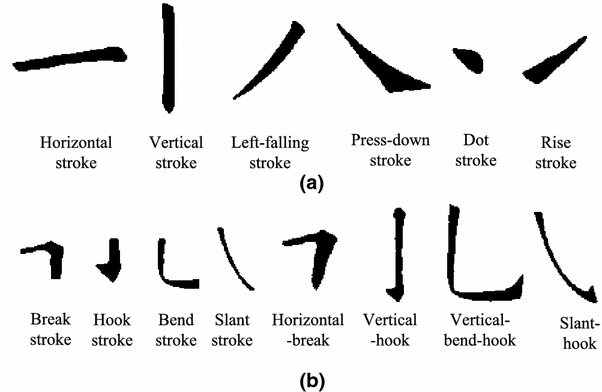
#> input picture test_images/brush_detect/brushstrokes.png, 602 x 392 px; its folder holds only this picture in this run
$ python StrokeDetectorConcave.py
#> lines starting #> are read from the running program, lines starting #| are printed output that depends on the picture; after the words box and inside, x2 and y2 are one past the last pixel; in counts of white or black regions, pixels touching at a corner belong together
import cv2
import numpy as np
import glob
import random as rng

# Load your image directory
image_path = 'test_images/brush_detect/*'  # Replace with your image directory path

# Loop through images
for img_file in glob.glob(image_path):

  # read image
  img = cv2.imread(img_file)
#> img is the input picture: shape (392, 602, 3); min 0, max 254, mean 235.6
  cv2.imshow('original', img)

  # Convert image to grayscale
  gray = cv2.cvtColor(img, cv2.COLOR_BGR2GRAY)

  # Convert image to binary
  blur = cv2.GaussianBlur(gray,(5,5),0)
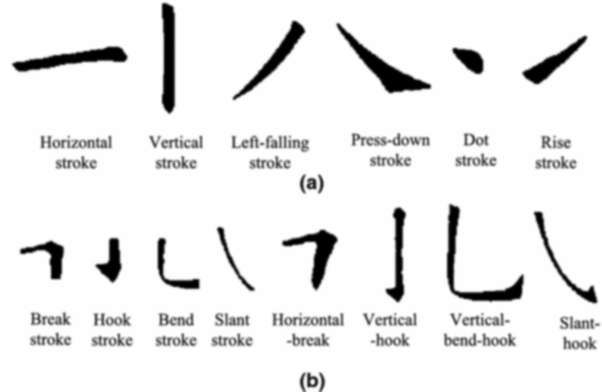
#> blur: shape (392, 602); min 0, max 254, mean 235.6
  ret, bw = cv2.threshold(blur, 0, 255, cv2.THRESH_BINARY+cv2.THRESH_OTSU)
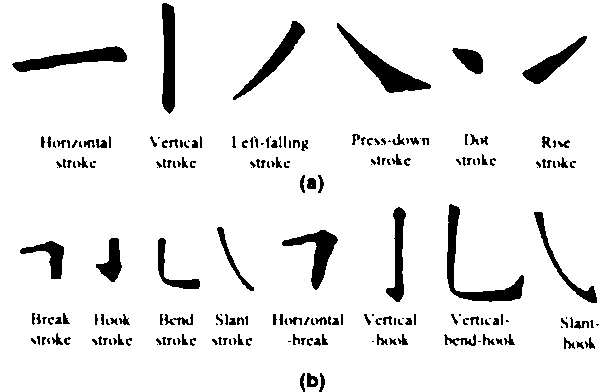
#> bw: shape (392, 602); 92.2% white; 219 black regions (76 under 20 px), largest, box (x1, y1, x2, y2) and area: (337, 23, 431, 93) 1487, (447, 204, 524, 302) 1452, (12, 46, 127, 72) 1309
#> ret = 156

  # dilate/erode bw image
  dilation_size = 15
  dilation_shape = cv2.MORPH_ELLIPSE

  element = cv2.getStructuringElement(dilation_shape, (2 * dilation_size + 1, 2 * dilation_size + 1), (dilation_size, dilation_size))

  # repeat dilate/erode 6 times
  dilate_erode = cv2.dilate(cv2.erode(bw, element), element)
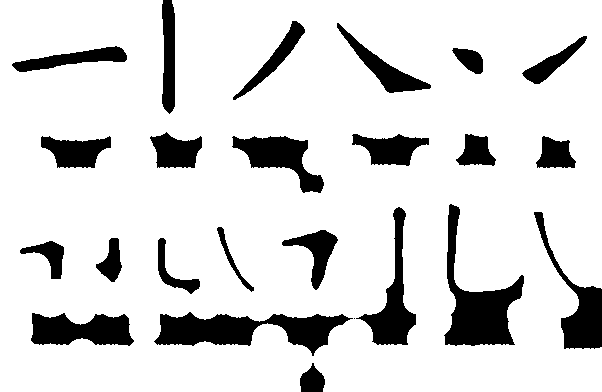
#> dilate_erode: shape (392, 602); 85.3% white; 24 black regions (1 under 20 px), largest, box (x1, y1, x2, y2) and area: (154, 312, 353, 356) 4327, (444, 204, 524, 346) 4137, (31, 313, 134, 346) 2535
  for i in range(20):
    dilate_erode = cv2.dilate(cv2.erode(dilate_erode, element), element)
  # dilate_erode = cv2.erode(bw, element)

  # show final result
  dilate_neg = 255 - dilate_erode
  cv2.imshow("dilated", dilate_erode)
  thinned = cv2.ximgproc.thinning(dilate_neg, cv2.ximgproc.THINNING_ZHANGSUEN)
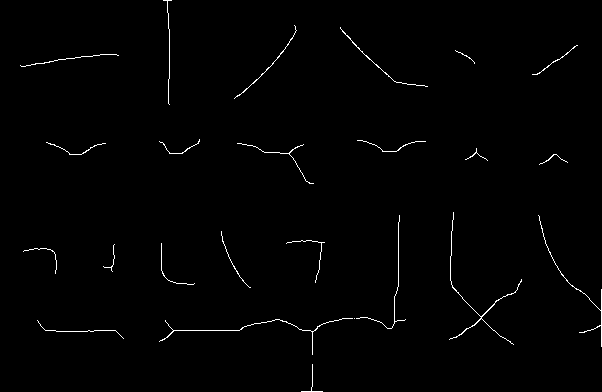
#> thinned: shape (392, 602); 0.93% white in thin lines or dots
  cv2.imshow('thinned', thinned)

  # Find all the contours in the thresholded image
  contours, _ = cv2.findContours(bw, cv2.RETR_LIST, cv2.CHAIN_APPROX_NONE)
#> contours = 235 contours, 48 with area under 20; largest, box (x1, y1, x2, y2) and area: (0, 0, 602, 392) 234832, (446, 203, 525, 303) 1622, (336, 22, 432, 94) 1592, (11, 45, 128, 73) 1428, (161, 2, 176, 115) 1367

  img_hull = img
  hull_list = []

  # iterate through all contours
  for i, c in enumerate(contours):

    # ignore if contour is too small or too large
    area = cv2.contourArea(c)
    if area < 100 or area > 100000:
      continue

    # [8 lines of commented-out code are left out]
    hull = cv2.convexHull(c)
    hull_list.append(hull)
#> this loop made 235 passes
#> area on passes 2, 4, 10: 145, 44, 26.5
#> after the loop, hull_list = 18 contours; largest, box (x1, y1, x2, y2) and area: (446, 203, 525, 303) 4933, (336, 22, 432, 94) 2124, (281, 229, 339, 291) 1962, (533, 211, 598, 304) 1928, (11, 45, 128, 73) 1736

    # cv2.imshow('')
  for i in range(len(hull_list)):
    color = (rng.randint(0,256), rng.randint(0,256), rng.randint(0,256))
    cv2.drawContours(img, hull_list, i, color)
#> this loop made 18 passes
#> color on passes 1 to 12: (197, 215, 20), (132, 248, 207), (155, 244, 183), (111, 71, 144), (71, 48, 128), (75, 158, 50), (37, 169, 241), (51, 181, 222), (161, 104, 244), (226, 133, 31), (7, 47, 204), (0, 252, 170)
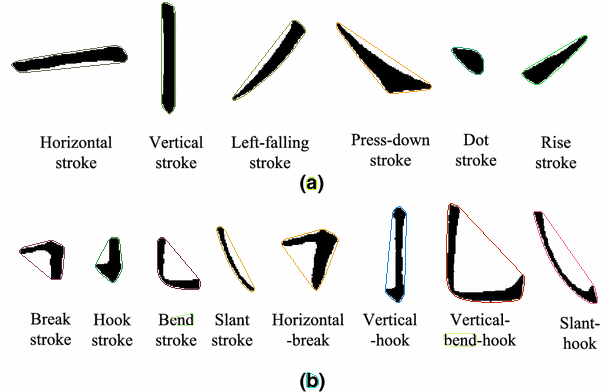
#> img: shape (392, 602, 3); 1.1% of pixels changed, all inside (x1, y1, x2, y2) = (11, 2, 598, 388)
  cv2.imshow('img', img)
  cv2.imshow('Binarized Image', bw)
  cv2.waitKey(0)
  cv2.destroyAllWindows()
